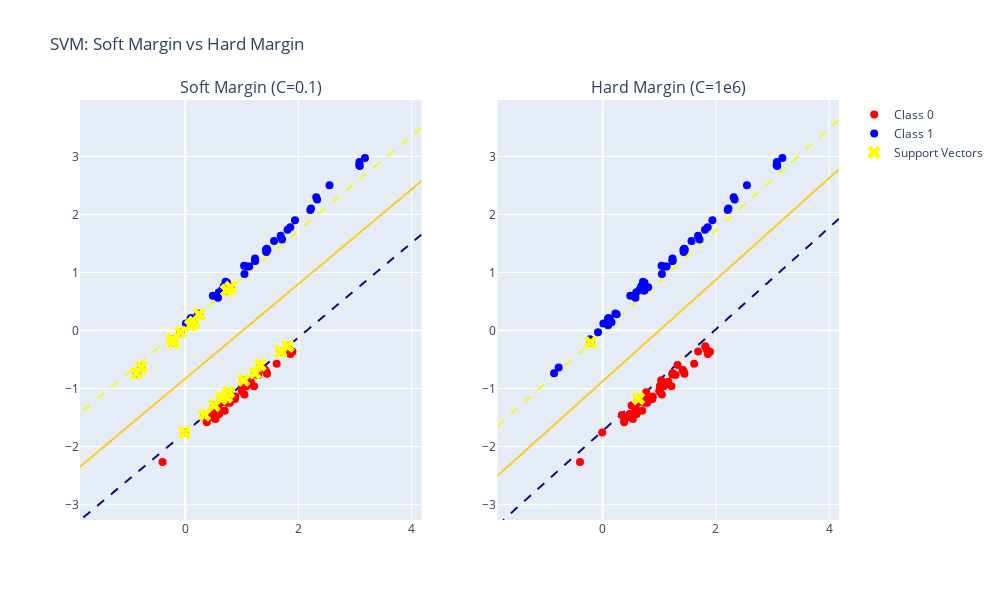

Notebook cell for this chart:
### Code cell
import plotly.graph_objects as go
import numpy as np
from sklearn.datasets import make_classification
from sklearn.svm import SVC
from plotly.subplots import make_subplots

# Generate synthetic 2D dataset
X, y = make_classification(n_features=2, n_redundant=0, n_informative=2,
                           n_clusters_per_class=1, n_samples=100, random_state=42)

# Train SVM with soft margin (low C) and hard margin (very high C)
clf_soft = SVC(kernel='linear', C=0.1)
clf_soft.fit(X, y)

clf_hard = SVC(kernel='linear', C=1e6)
clf_hard.fit(X, y)

# Create grid for decision boundary visualization
xx, yy = np.meshgrid(np.linspace(X[:, 0].min()-1, X[:, 0].max()+1, 200),
                     np.linspace(X[:, 1].min()-1, X[:, 1].max()+1, 200))

# Decision function values
Z_soft = clf_soft.decision_function(np.c_[xx.ravel(), yy.ravel()]).reshape(xx.shape)
Z_hard = clf_hard.decision_function(np.c_[xx.ravel(), yy.ravel()]).reshape(xx.shape)

# Create Plotly figure with subplots
fig = make_subplots(rows=1, cols=2, subplot_titles=("Soft Margin (C=0.1)", "Hard Margin (C=1e6)"))

# --- SOFT MARGIN ---
fig.add_trace(go.Scatter(x=X[y==0, 0], y=X[y==0, 1], mode='markers',
                         marker=dict(color='red', size=8), name='Class 0'), row=1, col=1)
fig.add_trace(go.Scatter(x=X[y==1, 0], y=X[y==1, 1], mode='markers',
                         marker=dict(color='blue', size=8), name='Class 1'), row=1, col=1)

# Decision boundary and margins for soft margin
fig.add_trace(go.Contour(x=xx[0], y=yy[:, 0], z=Z_soft,
                         contours=dict(start=0, end=0, size=1, coloring='lines'),
                         line=dict(color='black', width=2), showscale=False, name='Decision Boundary'),
              row=1, col=1)
fig.add_trace(go.Contour(x=xx[0], y=yy[:, 0], z=Z_soft,
                         contours=dict(start=-1, end=1, size=2, coloring='lines'),
                         line=dict(color='gray', dash='dash', width=2), showscale=False, name='Margins'),
              row=1, col=1)
fig.add_trace(go.Scatter(x=clf_soft.support_vectors_[:, 0], y=clf_soft.support_vectors_[:, 1],
                         mode='markers', marker=dict(color='yellow', size=12, symbol='x'),
                         name='Support Vectors'), row=1, col=1)

# --- HARD MARGIN ---
fig.add_trace(go.Scatter(x=X[y==0, 0], y=X[y==0, 1], mode='markers',
                         marker=dict(color='red', size=8), showlegend=False), row=1, col=2)
fig.add_trace(go.Scatter(x=X[y==1, 0], y=X[y==1, 1], mode='markers',
                         marker=dict(color='blue', size=8), showlegend=False), row=1, col=2)

# Decision boundary and margins for hard margin
fig.add_trace(go.Contour(x=xx[0], y=yy[:, 0], z=Z_hard,
                         contours=dict(start=0, end=0, size=1, coloring='lines'),
                         line=dict(color='black', width=2), showscale=False),
              row=1, col=2)
fig.add_trace(go.Contour(x=xx[0], y=yy[:, 0], z=Z_hard,
                         contours=dict(start=-1, end=1, size=2, coloring='lines'),
                         line=dict(color='gray', dash='dash', width=2), showscale=False),
              row=1, col=2)
fig.add_trace(go.Scatter(x=clf_hard.support_vectors_[:, 0], y=clf_hard.support_vectors_[:, 1],
                         mode='markers', marker=dict(color='yellow', size=12, symbol='x'),
                         showlegend=False), row=1, col=2)

# Layout
fig.update_layout(title_text="SVM: Soft Margin vs Hard Margin", height=600, width=1000)
fig.show()

### Figure 1 — Plotly figure (JSON) as saved in the notebook; plotly's stock layout.template omitted (floating-point values rounded to 4 significant figures; data arrays with more than 128 entries replaced by an {"elided": "..."} marker saying what was removed)
{"data": [{"marker": {"color": "red", "size": 8}, "mode": "markers", "name": "Class 0", "type": "scatter", "x": [1.228, 0.6984, 0.5736, 0.5859, 0.6336, 0.5566, 1.323, 0.6394, 1.235, 1.002, 1.033, 1.159, 1.888, 0.851, -0.008323, 1.894, 0.7692, 1.616, 0.8797, 0.6005, 1.012, 0.7636, 1.858, 1.29, 0.5114, 1.005, 1.431, 1.445, 1.046, 0.8772, 0.7878, 1.215, 1.812, 0.3809, 1.837, 0.8826, 0.3788, 0.7338, -0.4002, 0.3771, 1.099, 1.867, 1.687, 1.077, 0.3396, 0.7314, 0.5336, 1.413, 0.4734, 0.4601], "xaxis": "x", "y": [-0.7572, -1.38, -1.353, -1.337, -1.173, -1.31, -0.5934, -1.234, -0.7317, -1.026, -0.8555, -0.8817, -0.367, -1.185, -1.758, -0.367, -1.061, -0.573, -1.178, -1.439, -0.9567, -1.187, -0.4053, -0.7641, -1.29, -1.052, -0.7081, -0.7432, -1.1, -1.155, -1.244, -0.9609, -0.272, -1.579, -0.3328, -1.137, -1.559, -1.246, -2.263, -1.479, -0.9321, -0.3692, -0.359, -0.961, -1.454, -1.144, -1.522, -0.6762, -1.439, -1.487], "yaxis": "y"}, {"marker": {"color": "blue", "size": 8}, "mode": "markers", "name": "Class 1", "type": "scatter", "x": [2.549, 0.1244, 1.426, 0.739, 2.221, 3.084, 0.1032, 0.5789, 1.711, 3.073, 0.4873, 3.078, 0.2249, 1.13, 2.209, 2.314, 1.098, 1.685, 0.1556, -0.08239, 1.234, -0.7772, 0.7325, 1.234, 1.452, 0.7346, 0.0949, 0.7114, 1.431, 0.8038, 1.046, 2.33, 1.807, 0.7702, 0.5914, -0.212, 3.174, 1.939, -0.226, 0.6457, -0.8585, 1.855, 1.442, 0.01258, 0.248, 0.09146, 1.569, 1.233, 0.6796, 1.04], "xaxis": "x", "y": [2.502, 0.199, 1.39, 0.8218, 2.1, 2.833, 0.2179, 0.566, 1.569, 2.846, 0.5997, 2.901, 0.2948, 1.102, 2.075, 2.295, 1.105, 1.633, 0.141, -0.02861, 1.203, -0.636, 0.6904, 1.197, 1.386, 0.6916, 0.09091, 0.8388, 1.352, 0.7449, 0.9748, 2.259, 1.735, 0.7498, 0.6569, -0.2067, 2.971, 1.899, -0.1493, 0.692, -0.7347, 1.778, 1.409, 0.1205, 0.2789, 0.1969, 1.541, 1.239, 0.7578, 1.114], "yaxis": "y"}, {"contours": {"coloring": "lines", "end": 0, "size": 1, "start": 0}, "line": {"color": "black", "width": 2}, "name": "Decision Boundary", "showscale": false, "type": "contour", "x": {"elided": "200 float values"}, "xaxis": "x", "y": {"elided": "200 float values"}, "yaxis": "y", "z": {"elided": "200x200 float values"}}, {"contours": {"coloring": "lines", "end": 1, "size": 2, "start": -1}, "line": {"color": "gray", "dash": "dash", "width": 2}, "name": "Margins", "showscale": false, "type": "contour", "x": {"elided": "200 float values"}, "xaxis": "x", "y": {"elided": "200 float values"}, "yaxis": "y", "z": {"elided": "200x200 float values"}}, {"marker": {"color": "yellow", "size": 12, "symbol": "x"}, "mode": "markers", "name": "Support Vectors", "type": "scatter", "x": [0.6336, 1.323, 1.235, 1.033, -0.008323, 0.7692, 0.5114, 1.812, 1.687, 0.3396, 0.7314, 0.1556, -0.08239, -0.7772, 0.7325, 0.7346, 0.0949, 0.8038, -0.212, -0.226, -0.8585, 0.248], "xaxis": "x", "y": [-1.173, -0.5934, -0.7317, -0.8555, -1.758, -1.061, -1.29, -0.272, -0.359, -1.454, -1.144, 0.141, -0.02861, -0.636, 0.6904, 0.6916, 0.09091, 0.7449, -0.2067, -0.1493, -0.7347, 0.2789], "yaxis": "y"}, {"marker": {"color": "red", "size": 8}, "mode": "markers", "showlegend": false, "type": "scatter", "x": [1.228, 0.6984, 0.5736, 0.5859, 0.6336, 0.5566, 1.323, 0.6394, 1.235, 1.002, 1.033, 1.159, 1.888, 0.851, -0.008323, 1.894, 0.7692, 1.616, 0.8797, 0.6005, 1.012, 0.7636, 1.858, 1.29, 0.5114, 1.005, 1.431, 1.445, 1.046, 0.8772, 0.7878, 1.215, 1.812, 0.3809, 1.837, 0.8826, 0.3788, 0.7338, -0.4002, 0.3771, 1.099, 1.867, 1.687, 1.077, 0.3396, 0.7314, 0.5336, 1.413, 0.4734, 0.4601], "xaxis": "x2", "y": [-0.7572, -1.38, -1.353, -1.337, -1.173, -1.31, -0.5934, -1.234, -0.7317, -1.026, -0.8555, -0.8817, -0.367, -1.185, -1.758, -0.367, -1.061, -0.573, -1.178, -1.439, -0.9567, -1.187, -0.4053, -0.7641, -1.29, -1.052, -0.7081, -0.7432, -1.1, -1.155, -1.244, -0.9609, -0.272, -1.579, -0.3328, -1.137, -1.559, -1.246, -2.263, -1.479, -0.9321, -0.3692, -0.359, -0.961, -1.454, -1.144, -1.522, -0.6762, -1.439, -1.487], "yaxis": "y2"}, {"marker": {"color": "blue", "size": 8}, "mode": "markers", "showlegend": false, "type": "scatter", "x": [2.549, 0.1244, 1.426, 0.739, 2.221, 3.084, 0.1032, 0.5789, 1.711, 3.073, 0.4873, 3.078, 0.2249, 1.13, 2.209, 2.314, 1.098, 1.685, 0.1556, -0.08239, 1.234, -0.7772, 0.7325, 1.234, 1.452, 0.7346, 0.0949, 0.7114, 1.431, 0.8038, 1.046, 2.33, 1.807, 0.7702, 0.5914, -0.212, 3.174, 1.939, -0.226, 0.6457, -0.8585, 1.855, 1.442, 0.01258, 0.248, 0.09146, 1.569, 1.233, 0.6796, 1.04], "xaxis": "x2", "y": [2.502, 0.199, 1.39, 0.8218, 2.1, 2.833, 0.2179, 0.566, 1.569, 2.846, 0.5997, 2.901, 0.2948, 1.102, 2.075, 2.295, 1.105, 1.633, 0.141, -0.02861, 1.203, -0.636, 0.6904, 1.197, 1.386, 0.6916, 0.09091, 0.8388, 1.352, 0.7449, 0.9748, 2.259, 1.735, 0.7498, 0.6569, -0.2067, 2.971, 1.899, -0.1493, 0.692, -0.7347, 1.778, 1.409, 0.1205, 0.2789, 0.1969, 1.541, 1.239, 0.7578, 1.114], "yaxis": "y2"}, {"contours": {"coloring": "lines", "end": 0, "size": 1, "start": 0}, "line": {"color": "black", "width": 2}, "showscale": false, "type": "contour", "x": {"elided": "200 float values"}, "xaxis": "x2", "y": {"elided": "200 float values"}, "yaxis": "y2", "z": {"elided": "200x200 float values"}}, {"contours": {"coloring": "lines", "end": 1, "size": 2, "start": -1}, "line": {"color": "gray", "dash": "dash", "width": 2}, "showscale": false, "type": "contour", "x": {"elided": "200 float values"}, "xaxis": "x2", "y": {"elided": "200 float values"}, "yaxis": "y2", "z": {"elided": "200x200 float values"}}, {"marker": {"color": "yellow", "size": 12, "symbol": "x"}, "mode": "markers", "showlegend": false, "type": "scatter", "x": [0.6336, -0.212], "xaxis": "x2", "y": [-1.173, -0.2067], "yaxis": "y2"}], "layout": {"annotations": [{"font": {"size": 16}, "showarrow": false, "text": "Soft Margin (C=0.1)", "x": 0.225, "xanchor": "center", "xref": "paper", "y": 1, "yanchor": "bottom", "yref": "paper"}, {"font": {"size": 16}, "showarrow": false, "text": "Hard Margin (C=1e6)", "x": 0.775, "xanchor": "center", "xref": "paper", "y": 1, "yanchor": "bottom", "yref": "paper"}], "height": 600, "title": {"text": "SVM: Soft Margin vs Hard Margin"}, "width": 1000, "xaxis": {"anchor": "y", "domain": [0, 0.45]}, "xaxis2": {"anchor": "y2", "domain": [0.55, 1]}, "yaxis": {"anchor": "x", "domain": [0, 1]}, "yaxis2": {"anchor": "x2", "domain": [0, 1]}}}
